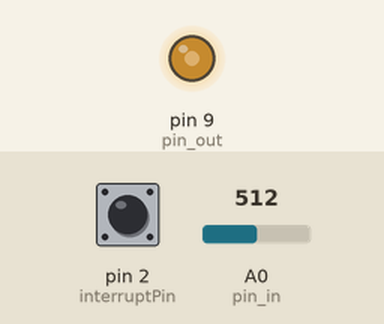
The sketch below on a simulated Arduino Mega 2560, built with avr-gcc and run on an emulated ATmega2560. On the bench: output pins drawn as LEDs (lit = HIGH). Inputs (shaded band) come from the test bench; at power-on: A0 (pin_in) = 512, pin 2 (interruptPin) HIGH. What the sketch prints to the serial monitor is not drawn.

Above: at 1.2 s.
1.3 s: A0 (pin_in) set to 716
At 2.0 s:
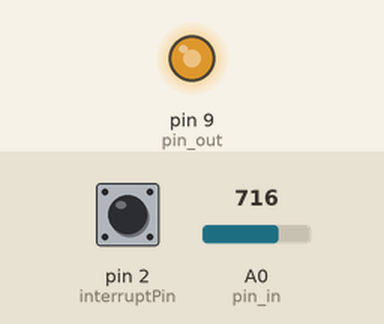
2.8 s: A0 (pin_in) set to 900
At 3.1 s:
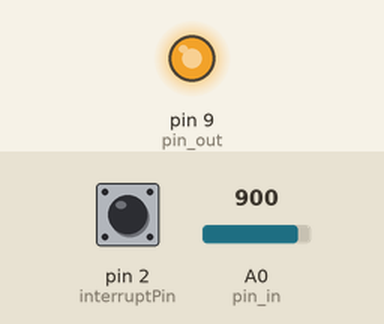
4.3 s: A0 (pin_in) set to 122
At 5.5 s:
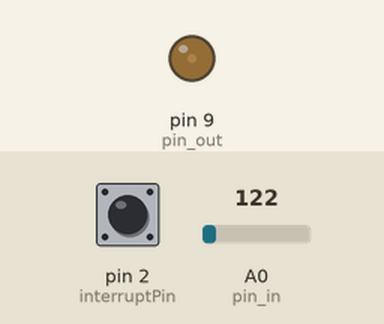
5.8 s: A0 (pin_in) set to 0
At 6.6 s:
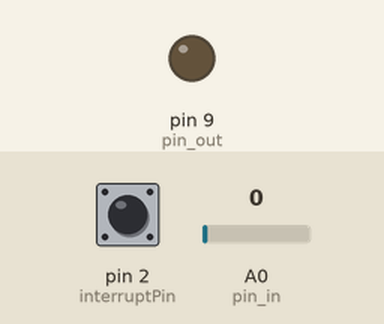
Timing chart, 0 to 8.8 s (numbered marks = the images above; inputs shaded):
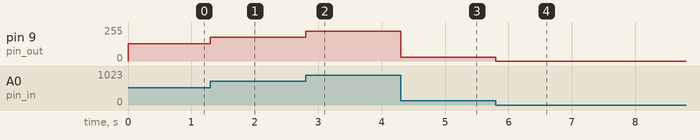

Measured:
- after the input at 1.3 s, pin 9 (pin_out): 128/255 → 179/255 at once
- after the input at 2.8 s, pin 9 (pin_out): 179/255 → 225/255 at once
- after the input at 4.3 s, pin 9 (pin_out): 225/255 → 30/255 at once
- after the input at 5.8 s, pin 9 (pin_out): 30/255 → 0/255 at once

The sketch:

countPulses_PWMcontrol.ino
```cpp
const byte interruptPin = 2;
volatile int count = 0;
volatile int countsPerSecond = 0;

String inputString = "";         // a String to hold incoming data
bool stringComplete = false;  // whether the string is complete

int val=0;
int pin_in=A0;
int pin_out=9;

void setup() {
  pinMode(interruptPin, INPUT_PULLUP);
  attachInterrupt(digitalPinToInterrupt(interruptPin), incrementCount, RISING);

  noInterrupts();
  TCCR3A=0; // Initializes all bits to zero in TCCR3A
  TCCR3B=0; // Initializes all bits to zero in TCCR3B
  TCNT3=0; // Initializes counter TCNT3 to 0
  OCR3C=62499; // Set Output Compare Register 3C value (max is 62500)
  TCCR3B |= (1<<CS32) ; //Set prescalar to 256
  TIMSK3 |=(1<<OCIE3C); // Enable timer 3 output compare flag

  // put your setup code here, to run once:
  TCCR2B = (TCCR2B & 0xF8) | 0x03;
  interrupts();

  Serial.begin(9600);
  Serial.println("Hello World");

  // reserve 200 bytes for the inputString:
  inputString.reserve(200);
}

void loop() {
  // print the string when a newline arrives:
  if (stringComplete) {
    Serial.println(inputString);
    Serial.println(countsPerSecond);

    // clear the string:
    inputString = "";
    stringComplete = false;
  }

  // put your main code here, to run repeatedly:
  val=analogRead(pin_in);
  analogWrite(pin_out,val/4);
}

void incrementCount() {
  count += 1;
}

ISR(TIMER3_COMPC_vect){
  countsPerSecond = count;
  count = 0;
}

/*
  SerialEvent occurs whenever a new data comes in the hardware serial RX. This
  routine is run between each time loop() runs, so using delay inside loop can
  delay response. Multiple bytes of data may be available.
*/
void serialEvent() {
  while (Serial.available()) {
    // get the new byte:
    char inChar = (char)Serial.read();
    // add it to the inputString:
    inputString += inChar;
    // if the incoming character is a newline, set a flag so the main loop can
    // do something about it:
    if (inChar == '\n') {
      stringComplete = true;
    }
  }
}
```
